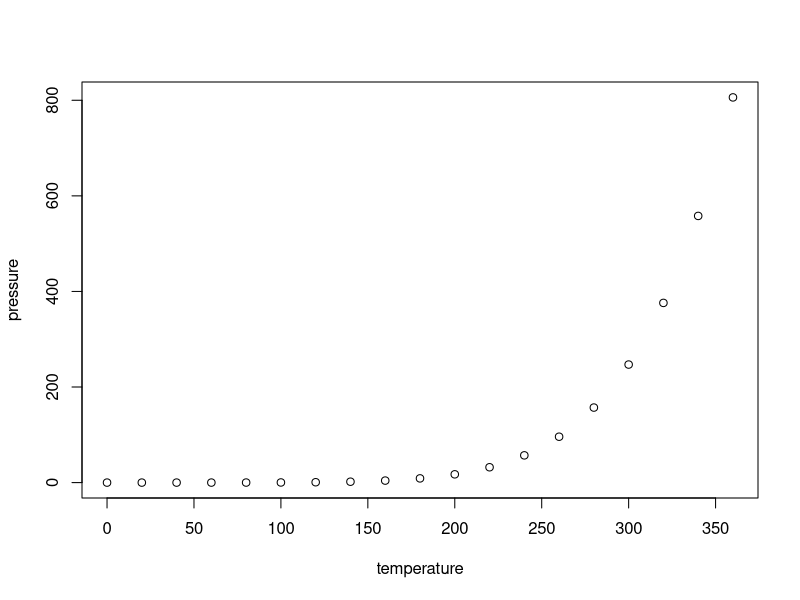
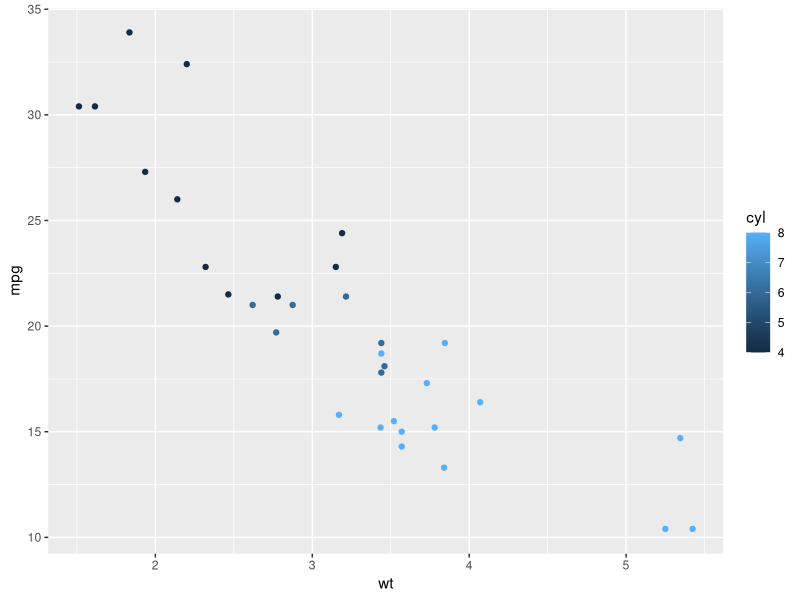
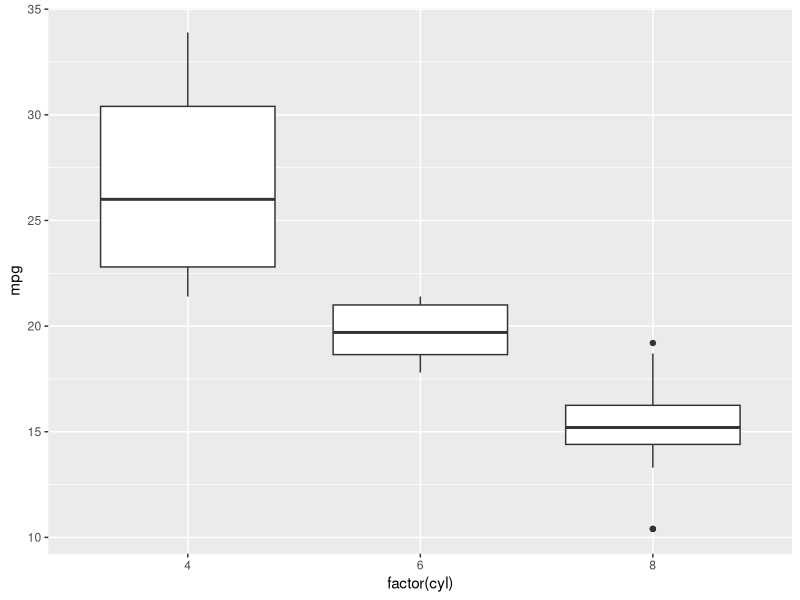
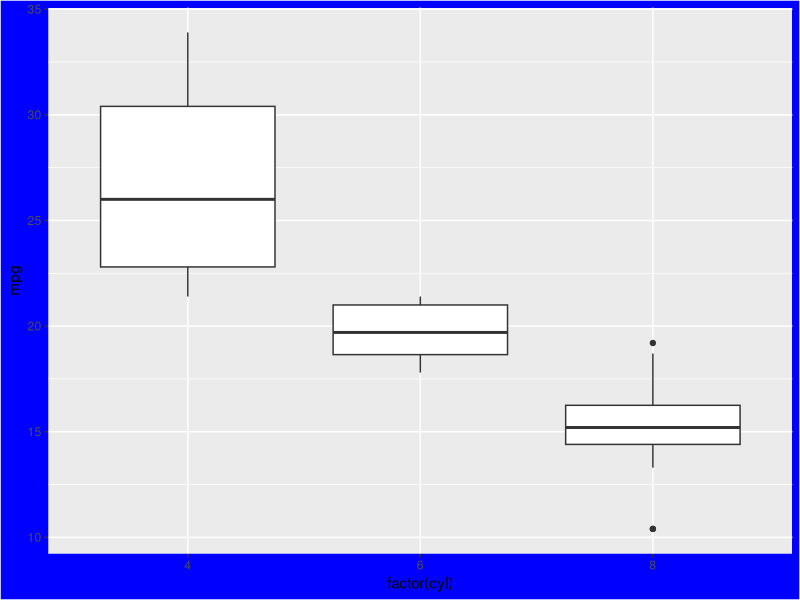

R code for these plots, in order:
## ---- chunk 1
knitr::opts_chunk$set(echo = TRUE)
library(tidyverse)
library(ggthemes)
## ---- chunk 2
summary(cars)
## ---- chunk 3
plot(pressure)
## ---- chunk 4
ggplot(data = mtcars, aes(x = wt, y = mpg)) +
  geom_point(aes(color = cyl))
## ---- chunk 5
ggplot(data = mtcars, aes(x = factor(cyl), y = mpg)) +
  geom_boxplot()
## ---- chunk 6
library(ggthemes)

ggplot(data = mtcars, aes(x = factor(cyl), y = mpg)) +
  geom_boxplot() +
  theme(
    rect = element_rect(fill = "blue")
  )
